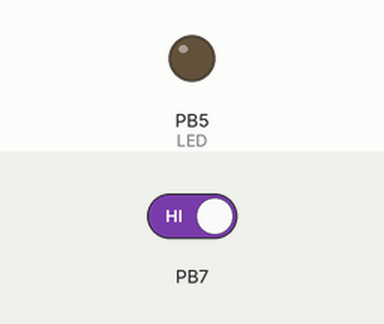
The program below on a simulated ATmega328P, built with avr-gcc and emulated at 16 MHz (the files do not name the chip). On the bench: output pins drawn as LEDs (lit = HIGH). The test bench sets the inputs (shaded band); at power-on: PB7 HIGH.

Above: at 1.2 s.
1.3 s: PB7 driven LOW
At 2.2 s:
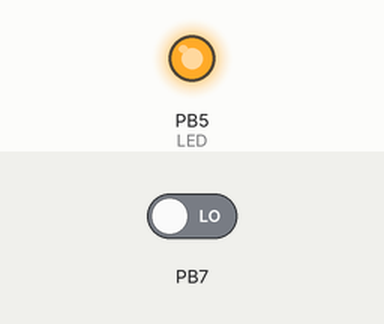
2.8 s: PB7 driven HIGH
At 3.3 s:
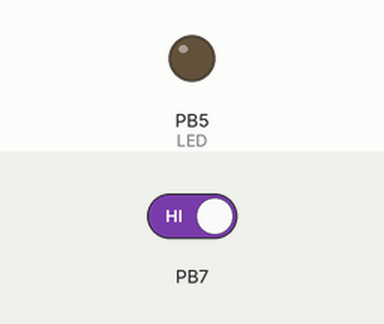
Timing chart, 0 to 5.8 s (numbered marks = the images above; inputs shaded):
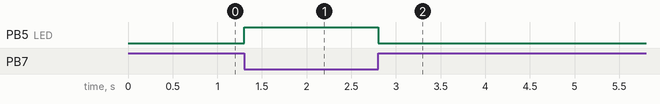

The program:

main.c
```c
/*
 * LED-Blink-Button_Press.c
 *
 * Created: 2/1/2021 4:44:15 PM
 * Author : lenovo
 */
#define F_CPU 16000000UL // 16MHz
#include <avr/io.h>
#include <util/delay.h>

#define LED_ON	PORTB |= (1<<PORTB5)
#define LED_OFF	PORTB &= ~(1<<PORTB5)
#define LED_TOGGLE	PINB |= (1<<PINB) // Registers and associated bit number


int main(void)
{
	DDRB |= (1<<DDB5);
	DDRB &= ~(1<<DDB7);

	   while (1)
    {
		if (!(PINB & (1<<PINB7))) //IF PINB 7 is low
		{
			LED_ON;
		}
		else
		{
			LED_OFF;
		}
    }
}
```

Measured:
- after the input at 1.3 s, PB5 (LED): LOW → HIGH at once
- after the input at 2.8 s, PB5 (LED): HIGH → LOW at once
